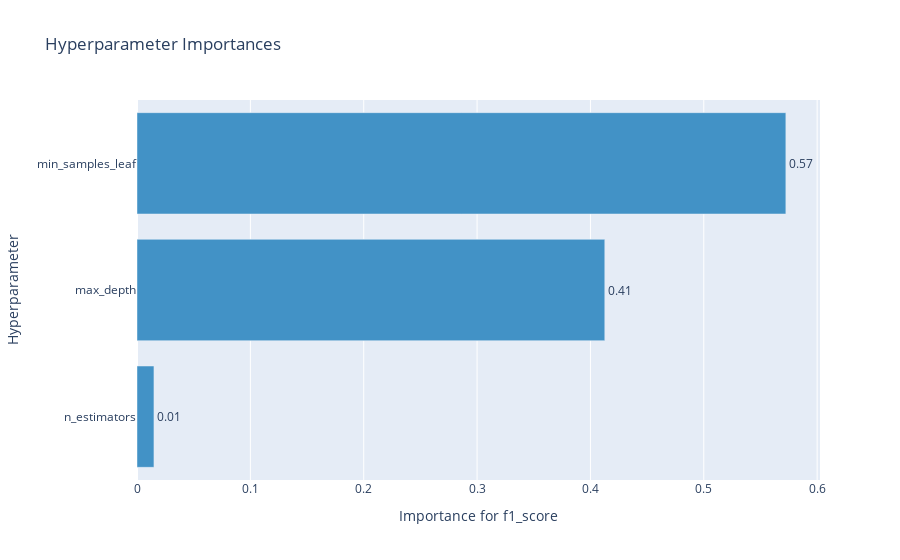

This figure's notebook cell:
### Markdown cell above
График важности гиперпараметров - помогает понять, какие гиперпараметры вносят больший вклад в минимизацию/максимизацию метрики.

### Code cell
optuna.visualization.plot_param_importances(study, target_name="f1_score")

### Figure 1 — Plotly figure (JSON) as saved in the notebook; plotly's stock layout.template omitted (floating-point values rounded to 4 significant figures)
{"data": [{"cliponaxis": false, "hovertemplate": ["n_estimators (IntDistribution): 0.014952244421053869<extra></extra>", "max_depth (IntDistribution): 0.4126615257934932<extra></extra>", "min_samples_leaf (IntDistribution): 0.5723862297854528<extra></extra>"], "marker": {"color": "rgb(66,146,198)"}, "orientation": "h", "text": ["0.01", "0.41", "0.57"], "textposition": "outside", "type": "bar", "x": [0.01495, 0.4127, 0.5724], "y": ["n_estimators", "max_depth", "min_samples_leaf"]}], "layout": {"showlegend": false, "title": {"text": "Hyperparameter Importances"}, "xaxis": {"title": {"text": "Importance for f1_score"}}, "yaxis": {"title": {"text": "Hyperparameter"}}}}
